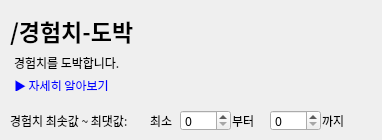
   <widget class="QWidget" name="gambleExperience">
    <widget class="QTextBrowser" name="addWarnDescriptionTextBrowser_9">
     <property name="geometry">
      <rect>
       <x>10</x>
       <y>50</y>
       <width>251</width>
       <height>41</height>
      </rect>
     </property>
     <property name="font">
      <font>
       <family>맑은 고딕</family>
      </font>
     </property>
     <property name="styleSheet">
      <string notr="true">background: transparent; border: none;</string>
     </property>
     <property name="verticalScrollBarPolicy">
      <enum>Qt::ScrollBarAlwaysOff</enum>
     </property>
     <property name="horizontalScrollBarPolicy">
      <enum>Qt::ScrollBarAlwaysOff</enum>
     </property>
     <property name="html">
      <string>&lt;!DOCTYPE HTML PUBLIC &quot;-//W3C//DTD HTML 4.0//EN&quot; &quot;http://www.w3.org/TR/REC-html40/strict.dtd&quot;&gt;
&lt;html&gt;&lt;head&gt;&lt;meta name=&quot;qrichtext&quot; content=&quot;1&quot; /&gt;&lt;style type=&quot;text/css&quot;&gt;
p, li { white-space: pre-wrap; }
&lt;/style&gt;&lt;/head&gt;&lt;body style=&quot; font-family:'맑은 고딕','맑은 고딕'; font-size:9pt; font-weight:400; font-style:normal;&quot;&gt;
&lt;p style=&quot; margin-top:0px; margin-bottom:5px; margin-left:0px; margin-right:0px; -qt-block-indent:0; text-indent:0px;&quot;&gt;경험치를 도박합니다.&lt;/p&gt;
&lt;p style=&quot; margin-top:0px; margin-bottom:5px; margin-left:0px; margin-right:0px; -qt-block-indent:0; text-indent:0px;&quot;&gt;&lt;a href=&quot;https://github.com/pandamgay/gui_discord_bot/blob/main/commands.md#16&quot;&gt;&lt;span style=&quot; text-decoration: underline; color:#0000ff;&quot;&gt;▶ 자세히 알아보기&lt;/span&gt;&lt;/a&gt;&lt;/p&gt;&lt;/body&gt;&lt;/html&gt;</string>
     </property>
    </widget>
    <widget class="QLabel" name="titleLabel_8">
     <property name="geometry">
      <rect>
       <x>10</x>
       <y>10</y>
       <width>201</width>
       <height>41</height>
      </rect>
     </property>
     <property name="font">
      <font>
       <family>맑은 고딕</family>
       <pointsize>17</pointsize>
       <weight>75</weight>
       <bold>true</bold>
      </font>
     </property>
     <property name="text">
      <string>/경험치-도박</string>
     </property>
    </widget>
    <widget class="QSpinBox" name="minBetSpinBox">
     <property name="geometry">
      <rect>
       <x>180</x>
       <y>110</y>
       <width>51</width>
       <height>21</height>
      </rect>
     </property>
     <property name="font">
      <font>
       <family>맑은 고딕</family>
      </font>
     </property>
     <property name="maximum">
      <number>2147483647</number>
     </property>
    </widget>
    <widget class="QLabel" name="defaultUntilLabel_2">
     <property name="geometry">
      <rect>
       <x>10</x>
       <y>110</y>
       <width>141</width>
       <height>21</height>
      </rect>
     </property>
     <property name="font">
      <font>
       <family>맑은 고딕</family>
      </font>
     </property>
     <property name="text">
      <string>경험치 최솟값 ~ 최댓값:</string>
     </property>
     <property name="alignment">
      <set>Qt::AlignLeading|Qt::AlignLeft|Qt::AlignVCenter</set>
     </property>
    </widget>
    <widget class="QLabel" name="label">
     <property name="geometry">
      <rect>
       <x>150</x>
       <y>110</y>
       <width>41</width>
       <height>21</height>
      </rect>
     </property>
     <property name="text">
      <string>최소</string>
     </property>
    </widget>
    <widget class="QLabel" name="label_3">
     <property name="geometry">
      <rect>
       <x>232</x>
       <y>110</y>
       <width>51</width>
       <height>21</height>
      </rect>
     </property>
     <property name="text">
      <string>부터</string>
     </property>
    </widget>
    <widget class="QLabel" name="label_11">
     <property name="geometry">
      <rect>
       <x>322</x>
       <y>110</y>
       <width>51</width>
       <height>21</height>
      </rect>
     </property>
     <property name="text">
      <string>까지</string>
     </property>
    </widget>
    <widget class="QSpinBox" name="maxBetSpinBox">
     <property name="geometry">
      <rect>
       <x>270</x>
       <y>110</y>
       <width>51</width>
       <height>21</height>
      </rect>
     </property>
     <property name="font">
      <font>
       <family>맑은 고딕</family>
      </font>
     </property>
     <property name="maximum">
      <number>2147483647</number>
     </property>
    </widget>
   </widget>
